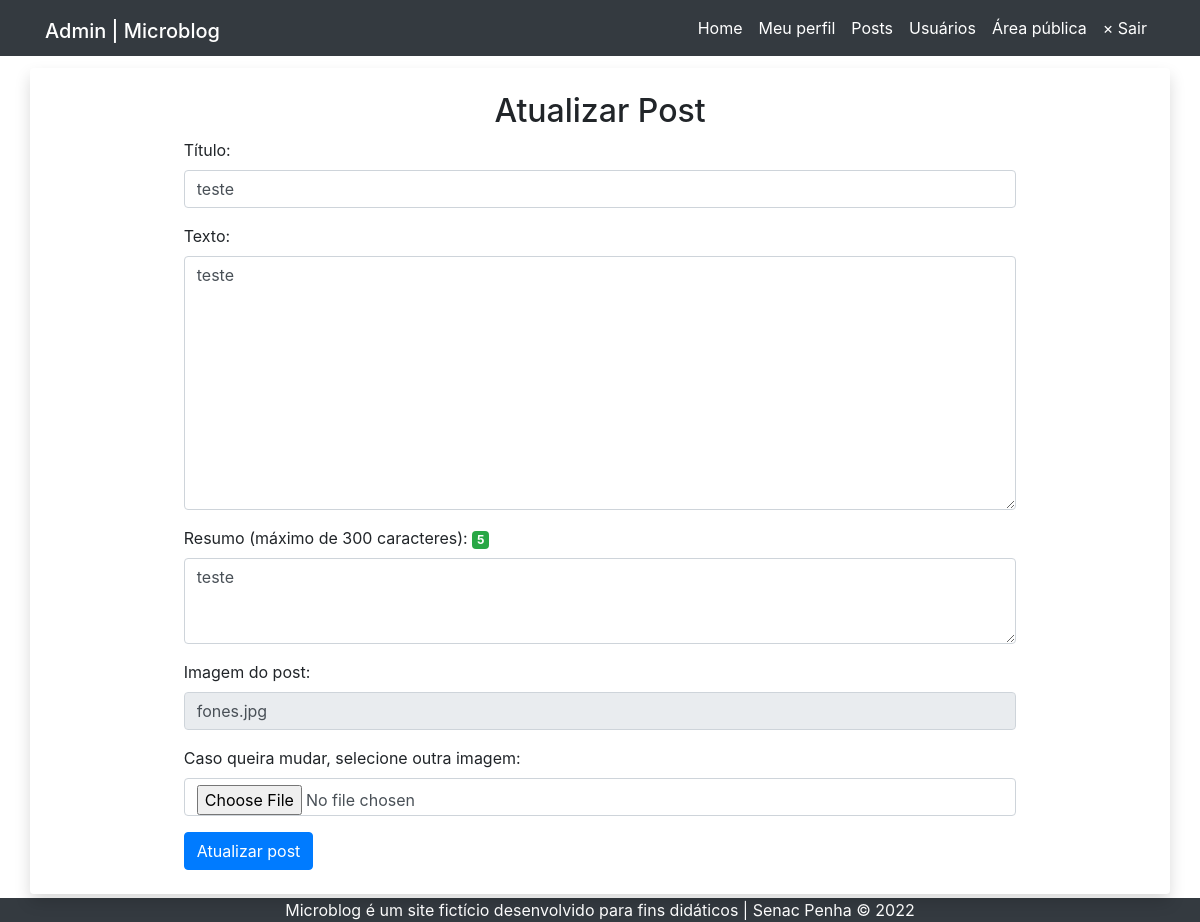
Page /admin/post-atualiza.php?id=12 (signed in) on the committed database.
### tables this page shows
CREATE TABLE `posts` (
  `id` smallint(6) NOT NULL,
  `data` datetime NOT NULL DEFAULT current_timestamp(),
  `titulo` varchar(100) NOT NULL,
  `texto` text NOT NULL,
  `resumo` text NOT NULL,
  `imagem` varchar(40) NOT NULL,
  `usuario_id` smallint(6) NOT NULL
);

### inc/funcoes-posts.php (called while the page is built, shortened)
<?php
function lerUmPost(mysqli $conexao, int $idPost, int $idUsuarioLogado, string $tipoUsuarioLogado):array {
    if( $tipoUsuarioLogado == 'admin' ) {
        $sql = "SELECT titulo, texto, resumo, imagem, usuario_id FROM posts WHERE id = $idPost";
    } else {
        $sql = "SELECT titulo, texto, resumo, imagem, usuario_id FROM posts WHERE id = $idPost
        AND usuario_id = $idUsuarioLogado";
    }
	$resultado = mysqli_query($conexao, $sql) or die(mysqli_error($conexao));
    return mysqli_fetch_assoc($resultado);
}

### admin/post-atualiza.php (the view, shortened to what this page needs)
<?php
require "../inc/cabecalho-admin.php";
require "../inc/funcoes-posts.php";
$idPost = filter_input(INPUT_GET,'id',FILTER_SANITIZE_NUMBER_INT);
$idUsuarioLogado = $_SESSION['id'];
$tipoUsuarioLogado = $_SESSION['tipo'];
$post = lerUmPost($conexao, $idPost, $idUsuarioLogado, $tipoUsuarioLogado);
?>
<div class="row">
  <article class="col-12 bg-white rounded shadow my-1 py-4">
    <h2 class="text-center">Atualizar Post</h2>
    <form enctype="multipart/form-data" class="mx-auto w-75" action="" method="post" id="form-atualizar" name="form-atualizar">
      <div class="form-group">
        <label for="titulo">Título:</label>
        <input value="<?=$post['titulo']?>" class="form-control" type="text" id="titulo" name="titulo" required>
      </div>
      <div class="form-group">
        <label for="texto">Texto:</label>
        <textarea class="form-control" name="texto" id="texto" cols="50" rows="10" required><?=$post['texto']?></textarea>
      </div>
      <div class="form-group">
        <label for="resumo">Resumo (máximo de 300 caracteres):</label>
        <span id="maximo" class="badge badge-success">0</span>
        <textarea class="form-control" name="resumo" id="resumo" cols="50" rows="3" required maxlength="300"><?=$post['resumo']?></textarea>
      </div>
      <div class="form-group">
        <label for="imagem-existente">Imagem do post:</label>
        <input value="<?=$post['imagem']?>" class="form-control" type="text" id="imagem-existente" name="imagem-existente" readonly>
      </div>
      <div class="form-group">
        <label for="imagem" class="form-label">Caso queira mudar, selecione outra imagem:</label>
        <input class="form-control" type="file" id="imagem" name="imagem"
        accept="image/png, image/jpeg, image/gif, image/svg+xml">
      </div>
        <button class="btn btn-primary" name="atualizar">Atualizar post</button>
    </form>
  </article>
</div>
<?php
require "../inc/rodape-admin.php";
?>

### css/style.css (style rules this page uses)
body { display: flex; min-height: 100vh; flex-direction: column; background-image: url(../imagens/textura.png); background-attachment: fixed; }

### rows in the picture
posts: titulo "teste", texto "teste", resumo "teste", imagem-existente "fones.jpg"
